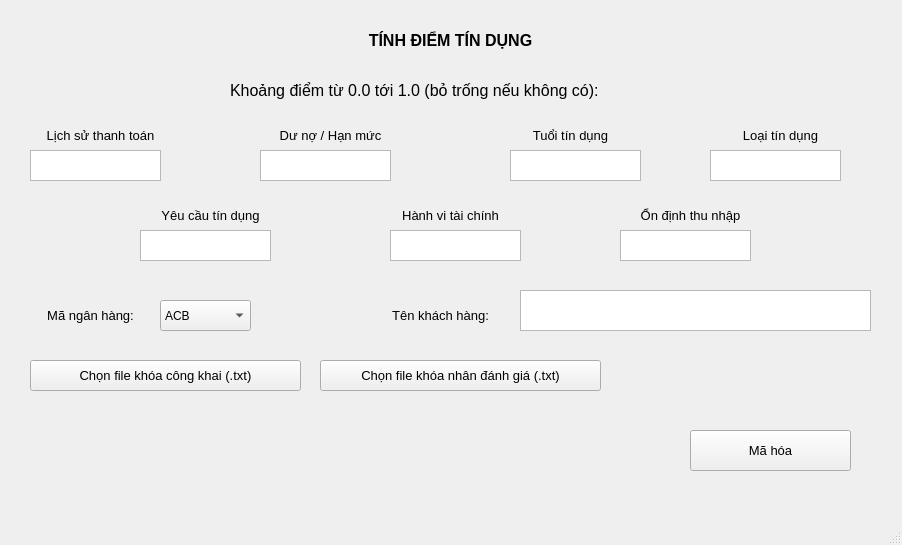
<?xml version="1.0" encoding="UTF-8"?>
<ui version="4.0">
 <class>MainWindow</class>
 <widget class="QMainWindow" name="MainWindow">
  <property name="geometry">
   <rect>
    <x>0</x>
    <y>0</y>
    <width>902</width>
    <height>545</height>
   </rect>
  </property>
  <property name="windowTitle">
   <string>MainWindow</string>
  </property>
  <widget class="QWidget" name="centralwidget">
   <widget class="QLabel" name="label">
    <property name="geometry">
     <rect>
      <x>230</x>
      <y>60</y>
      <width>471</width>
      <height>61</height>
     </rect>
    </property>
    <property name="font">
     <font>
      <family>Segoe UI</family>
      <pointsize>12</pointsize>
     </font>
    </property>
    <property name="text">
     <string>Khoảng điểm từ 0.0 tới 1.0 (bỏ trống nếu không có):</string>
    </property>
   </widget>
   <widget class="QLabel" name="label_2">
    <property name="geometry">
     <rect>
      <x>20</x>
      <y>120</y>
      <width>161</width>
      <height>31</height>
     </rect>
    </property>
    <property name="font">
     <font>
      <family>Segoe UI</family>
      <pointsize>10</pointsize>
     </font>
    </property>
    <property name="text">
     <string>Lịch sử thanh toán</string>
    </property>
    <property name="alignment">
     <set>Qt::AlignCenter</set>
    </property>
   </widget>
   <widget class="QLabel" name="label_3">
    <property name="geometry">
     <rect>
      <x>250</x>
      <y>120</y>
      <width>161</width>
      <height>31</height>
     </rect>
    </property>
    <property name="font">
     <font>
      <family>Segoe UI</family>
      <pointsize>10</pointsize>
     </font>
    </property>
    <property name="text">
     <string>Dư nợ / Hạn mức</string>
    </property>
    <property name="alignment">
     <set>Qt::AlignCenter</set>
    </property>
   </widget>
   <widget class="QLabel" name="label_4">
    <property name="geometry">
     <rect>
      <x>490</x>
      <y>120</y>
      <width>161</width>
      <height>31</height>
     </rect>
    </property>
    <property name="font">
     <font>
      <family>Segoe UI</family>
      <pointsize>10</pointsize>
     </font>
    </property>
    <property name="text">
     <string>Tuổi tín dụng</string>
    </property>
    <property name="alignment">
     <set>Qt::AlignCenter</set>
    </property>
   </widget>
   <widget class="QLabel" name="label_5">
    <property name="geometry">
     <rect>
      <x>700</x>
      <y>120</y>
      <width>161</width>
      <height>31</height>
     </rect>
    </property>
    <property name="font">
     <font>
      <family>Segoe UI</family>
      <pointsize>10</pointsize>
     </font>
    </property>
    <property name="text">
     <string>Loại tín dụng</string>
    </property>
    <property name="alignment">
     <set>Qt::AlignCenter</set>
    </property>
   </widget>
   <widget class="QLabel" name="label_6">
    <property name="geometry">
     <rect>
      <x>130</x>
      <y>200</y>
      <width>161</width>
      <height>31</height>
     </rect>
    </property>
    <property name="font">
     <font>
      <family>Segoe UI</family>
      <pointsize>10</pointsize>
     </font>
    </property>
    <property name="text">
     <string>Yêu cầu tín dụng</string>
    </property>
    <property name="alignment">
     <set>Qt::AlignCenter</set>
    </property>
   </widget>
   <widget class="QLabel" name="label_7">
    <property name="geometry">
     <rect>
      <x>610</x>
      <y>200</y>
      <width>161</width>
      <height>31</height>
     </rect>
    </property>
    <property name="font">
     <font>
      <family>Segoe UI</family>
      <pointsize>10</pointsize>
     </font>
    </property>
    <property name="text">
     <string>Ổn định thu nhập</string>
    </property>
    <property name="alignment">
     <set>Qt::AlignCenter</set>
    </property>
   </widget>
   <widget class="QLabel" name="label_8">
    <property name="geometry">
     <rect>
      <x>370</x>
      <y>200</y>
      <width>161</width>
      <height>31</height>
     </rect>
    </property>
    <property name="font">
     <font>
      <family>Segoe UI</family>
      <pointsize>10</pointsize>
     </font>
    </property>
    <property name="text">
     <string>Hành vi tài chính</string>
    </property>
    <property name="alignment">
     <set>Qt::AlignCenter</set>
    </property>
   </widget>
   <widget class="QTextEdit" name="S_payment">
    <property name="geometry">
     <rect>
      <x>30</x>
      <y>150</y>
      <width>131</width>
      <height>31</height>
     </rect>
    </property>
    <property name="font">
     <font>
      <family>Segoe UI Black</family>
      <weight>75</weight>
      <bold>true</bold>
     </font>
    </property>
   </widget>
   <widget class="QTextEdit" name="S_util">
    <property name="geometry">
     <rect>
      <x>260</x>
      <y>150</y>
      <width>131</width>
      <height>31</height>
     </rect>
    </property>
    <property name="font">
     <font>
      <family>Segoe UI Black</family>
      <weight>75</weight>
      <bold>true</bold>
     </font>
    </property>
   </widget>
   <widget class="QTextEdit" name="S_length">
    <property name="geometry">
     <rect>
      <x>510</x>
      <y>150</y>
      <width>131</width>
      <height>31</height>
     </rect>
    </property>
    <property name="font">
     <font>
      <family>Segoe UI Black</family>
      <weight>75</weight>
      <bold>true</bold>
     </font>
    </property>
   </widget>
   <widget class="QTextEdit" name="S_creditmix">
    <property name="geometry">
     <rect>
      <x>710</x>
      <y>150</y>
      <width>131</width>
      <height>31</height>
     </rect>
    </property>
    <property name="font">
     <font>
      <family>Segoe UI Black</family>
      <weight>75</weight>
      <bold>true</bold>
     </font>
    </property>
   </widget>
   <widget class="QTextEdit" name="S_inquiries">
    <property name="geometry">
     <rect>
      <x>140</x>
      <y>230</y>
      <width>131</width>
      <height>31</height>
     </rect>
    </property>
    <property name="font">
     <font>
      <family>Segoe UI Black</family>
      <weight>75</weight>
      <bold>true</bold>
     </font>
    </property>
   </widget>
   <widget class="QTextEdit" name="S_behavorial">
    <property name="geometry">
     <rect>
      <x>390</x>
      <y>230</y>
      <width>131</width>
      <height>31</height>
     </rect>
    </property>
    <property name="font">
     <font>
      <family>Segoe UI Black</family>
      <weight>75</weight>
      <bold>true</bold>
     </font>
    </property>
   </widget>
   <widget class="QTextEdit" name="S_incomestability">
    <property name="geometry">
     <rect>
      <x>620</x>
      <y>230</y>
      <width>131</width>
      <height>31</height>
     </rect>
    </property>
    <property name="font">
     <font>
      <family>Segoe UI Black</family>
      <weight>75</weight>
      <bold>true</bold>
     </font>
    </property>
   </widget>
   <widget class="QLabel" name="label_9">
    <property name="geometry">
     <rect>
      <x>230</x>
      <y>10</y>
      <width>441</width>
      <height>61</height>
     </rect>
    </property>
    <property name="font">
     <font>
      <family>Segoe UI</family>
      <pointsize>12</pointsize>
      <weight>75</weight>
      <bold>true</bold>
     </font>
    </property>
    <property name="text">
     <string>TÍNH ĐIỂM TÍN DỤNG</string>
    </property>
    <property name="alignment">
     <set>Qt::AlignCenter</set>
    </property>
   </widget>
   <widget class="QLabel" name="label_10">
    <property name="geometry">
     <rect>
      <x>10</x>
      <y>300</y>
      <width>161</width>
      <height>31</height>
     </rect>
    </property>
    <property name="font">
     <font>
      <family>Segoe UI</family>
      <pointsize>10</pointsize>
     </font>
    </property>
    <property name="text">
     <string>Mã ngân hàng:</string>
    </property>
    <property name="alignment">
     <set>Qt::AlignCenter</set>
    </property>
   </widget>
   <widget class="QLabel" name="label_11">
    <property name="geometry">
     <rect>
      <x>360</x>
      <y>300</y>
      <width>161</width>
      <height>31</height>
     </rect>
    </property>
    <property name="font">
     <font>
      <family>Segoe UI</family>
      <pointsize>10</pointsize>
     </font>
    </property>
    <property name="text">
     <string>Tên khách hàng:</string>
    </property>
    <property name="alignment">
     <set>Qt::AlignCenter</set>
    </property>
   </widget>
   <widget class="QComboBox" name="selectBank">
    <property name="geometry">
     <rect>
      <x>160</x>
      <y>300</y>
      <width>91</width>
      <height>31</height>
     </rect>
    </property>
    <property name="font">
     <font>
      <family>Segoe UI</family>
     </font>
    </property>
    <property name="editable">
     <bool>false</bool>
    </property>
    <item>
     <property name="text">
      <string>ACB</string>
     </property>
    </item>
    <item>
     <property name="text">
      <string>BIDV</string>
     </property>
    </item>
    <item>
     <property name="text">
      <string>CAKE</string>
     </property>
    </item>
    <item>
     <property name="text">
      <string>DOB</string>
     </property>
    </item>
    <item>
     <property name="text">
      <string>LPB</string>
     </property>
    </item>
    <item>
     <property name="text">
      <string>MB</string>
     </property>
    </item>
    <item>
     <property name="text">
      <string>MSB</string>
     </property>
    </item>
    <item>
     <property name="text">
      <string>NAB</string>
     </property>
    </item>
    <item>
     <property name="text">
      <string>OCB</string>
     </property>
    </item>
    <item>
     <property name="text">
      <string>PGB</string>
     </property>
    </item>
    <item>
     <property name="text">
      <string>SCB</string>
     </property>
    </item>
    <item>
     <property name="text">
      <string>SEAB</string>
     </property>
    </item>
    <item>
     <property name="text">
      <string>SHB</string>
     </property>
    </item>
    <item>
     <property name="text">
      <string>STB</string>
     </property>
    </item>
    <item>
     <property name="text">
      <string>TCB</string>
     </property>
    </item>
    <item>
     <property name="text">
      <string>TPB</string>
     </property>
    </item>
    <item>
     <property name="text">
      <string>VCB</string>
     </property>
    </item>
    <item>
     <property name="text">
      <string>VIB</string>
     </property>
    </item>
    <item>
     <property name="text">
      <string>VBA</string>
     </property>
    </item>
   </widget>
   <widget class="QTextEdit" name="customerName">
    <property name="geometry">
     <rect>
      <x>520</x>
      <y>290</y>
      <width>351</width>
      <height>41</height>
     </rect>
    </property>
    <property name="font">
     <font>
      <family>Segoe UI Black</family>
      <weight>75</weight>
      <bold>true</bold>
     </font>
    </property>
   </widget>
   <widget class="QPushButton" name="calc_button">
    <property name="geometry">
     <rect>
      <x>690</x>
      <y>430</y>
      <width>161</width>
      <height>41</height>
     </rect>
    </property>
    <property name="font">
     <font>
      <family>Segoe UI</family>
      <pointsize>10</pointsize>
     </font>
    </property>
    <property name="autoFillBackground">
     <bool>false</bool>
    </property>
    <property name="text">
     <string>Mã hóa</string>
    </property>
   </widget>
   <widget class="QLabel" name="outputShow">
    <property name="geometry">
     <rect>
      <x>590</x>
      <y>20</y>
      <width>301</width>
      <height>51</height>
     </rect>
    </property>
    <property name="font">
     <font>
      <family>Segoe UI</family>
      <pointsize>12</pointsize>
     </font>
    </property>
    <property name="text">
     <string/>
    </property>
    <property name="alignment">
     <set>Qt::AlignCenter</set>
    </property>
   </widget>
   <widget class="QPushButton" name="pushButton_3">
    <property name="geometry">
     <rect>
      <x>30</x>
      <y>360</y>
      <width>271</width>
      <height>31</height>
     </rect>
    </property>
    <property name="font">
     <font>
      <family>Segoe UI</family>
      <pointsize>10</pointsize>
     </font>
    </property>
    <property name="autoFillBackground">
     <bool>false</bool>
    </property>
    <property name="text">
     <string>Chọn file khóa công khai (.txt)</string>
    </property>
   </widget>
   <widget class="QPushButton" name="pushButton_4">
    <property name="geometry">
     <rect>
      <x>320</x>
      <y>360</y>
      <width>281</width>
      <height>31</height>
     </rect>
    </property>
    <property name="font">
     <font>
      <family>Segoe UI</family>
      <pointsize>10</pointsize>
     </font>
    </property>
    <property name="autoFillBackground">
     <bool>false</bool>
    </property>
    <property name="text">
     <string>Chọn file khóa nhân đánh giá (.txt)</string>
    </property>
   </widget>
  </widget>
  <widget class="QMenuBar" name="menubar">
   <property name="geometry">
    <rect>
     <x>0</x>
     <y>0</y>
     <width>902</width>
     <height>26</height>
    </rect>
   </property>
  </widget>
  <widget class="QStatusBar" name="statusbar"/>
 </widget>
 <resources/>
 <connections/>
</ui>
